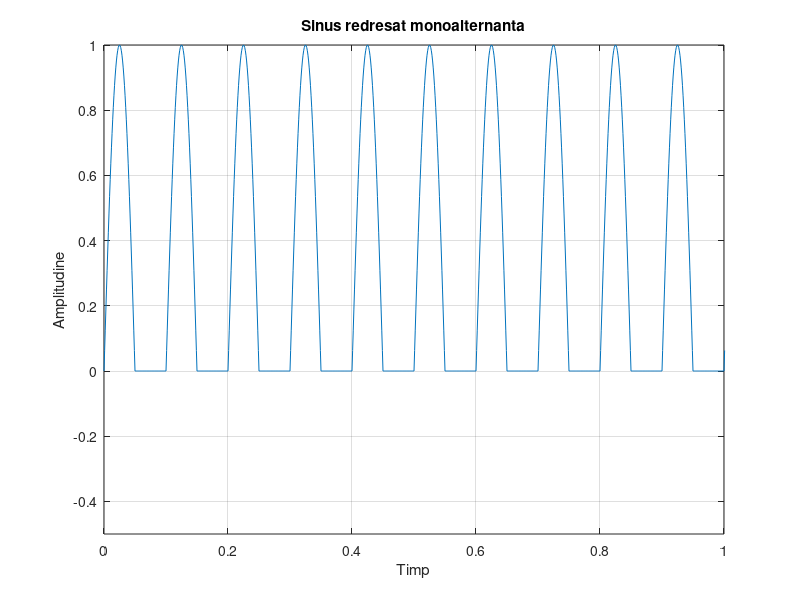

The MATLAB source for this figure:
clc;
close all;
f0 = 10;
T = 1/f0;
omega0=2*pi*f0;                               
t = 0:0.001:10;                            
x=sin(omega0*t);              
x(x<0) = 0;                         
plot(t,x);
axis([0 1 -0.5  1])
xlabel('Timp')
ylabel('Amplitudine')
title('Sinus redresat monoalternanta')
grid